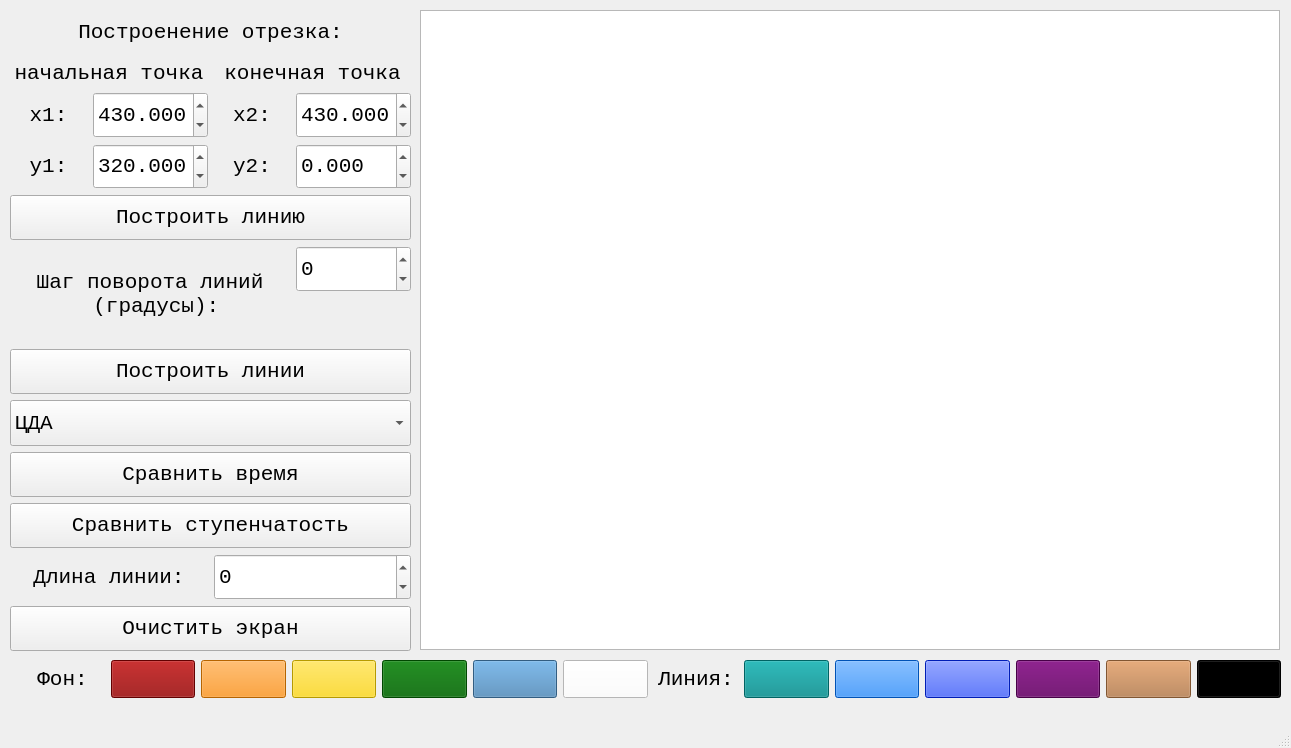
<?xml version="1.0" encoding="UTF-8"?>
<ui version="4.0">
 <class>MainWindow</class>
 <widget class="QMainWindow" name="MainWindow">
  <property name="geometry">
   <rect>
    <x>0</x>
    <y>0</y>
    <width>1291</width>
    <height>748</height>
   </rect>
  </property>
  <property name="windowTitle">
   <string>MainWindow</string>
  </property>
  <widget class="QWidget" name="centralwidget">
   <widget class="QGraphicsView" name="graphicsView">
    <property name="geometry">
     <rect>
      <x>420</x>
      <y>10</y>
      <width>860</width>
      <height>640</height>
     </rect>
    </property>
    <property name="sizePolicy">
     <sizepolicy hsizetype="Fixed" vsizetype="Fixed">
      <horstretch>0</horstretch>
      <verstretch>0</verstretch>
     </sizepolicy>
    </property>
    <property name="minimumSize">
     <size>
      <width>860</width>
      <height>640</height>
     </size>
    </property>
    <property name="maximumSize">
     <size>
      <width>860</width>
      <height>640</height>
     </size>
    </property>
    <property name="font">
     <font>
      <pointsize>16</pointsize>
     </font>
    </property>
    <property name="verticalScrollBarPolicy">
     <enum>Qt::ScrollBarAlwaysOff</enum>
    </property>
    <property name="horizontalScrollBarPolicy">
     <enum>Qt::ScrollBarAlwaysOff</enum>
    </property>
    <property name="interactive">
     <bool>false</bool>
    </property>
    <property name="sceneRect">
     <rectf>
      <x>0.000000000000000</x>
      <y>0.000000000000000</y>
      <width>860.000000000000000</width>
      <height>640.000000000000000</height>
     </rectf>
    </property>
    <property name="alignment">
     <set>Qt::AlignLeading|Qt::AlignLeft|Qt::AlignTop</set>
    </property>
   </widget>
   <widget class="QWidget" name="gridLayoutWidget">
    <property name="geometry">
     <rect>
      <x>10</x>
      <y>10</y>
      <width>401</width>
      <height>641</height>
     </rect>
    </property>
    <property name="font">
     <font>
      <pointsize>16</pointsize>
     </font>
    </property>
    <layout class="QGridLayout" name="gridLayout">
     <item row="3" column="0">
      <widget class="QLabel" name="label_7">
       <property name="font">
        <font>
         <family>Consolas</family>
         <pointsize>16</pointsize>
        </font>
       </property>
       <property name="text">
        <string>y1:</string>
       </property>
       <property name="alignment">
        <set>Qt::AlignCenter</set>
       </property>
      </widget>
     </item>
     <item row="2" column="2">
      <widget class="QLabel" name="label_5">
       <property name="font">
        <font>
         <family>Consolas</family>
         <pointsize>16</pointsize>
        </font>
       </property>
       <property name="text">
        <string>x2:</string>
       </property>
       <property name="alignment">
        <set>Qt::AlignCenter</set>
       </property>
      </widget>
     </item>
     <item row="4" column="0" colspan="4">
      <widget class="QPushButton" name="btnCreateLine">
       <property name="sizePolicy">
        <sizepolicy hsizetype="Minimum" vsizetype="Minimum">
         <horstretch>0</horstretch>
         <verstretch>0</verstretch>
        </sizepolicy>
       </property>
       <property name="font">
        <font>
         <family>Consolas</family>
         <pointsize>16</pointsize>
        </font>
       </property>
       <property name="text">
        <string>Построить линию</string>
       </property>
      </widget>
     </item>
     <item row="8" column="0" colspan="4">
      <widget class="QComboBox" name="comboBox">
       <property name="sizePolicy">
        <sizepolicy hsizetype="Minimum" vsizetype="Minimum">
         <horstretch>0</horstretch>
         <verstretch>0</verstretch>
        </sizepolicy>
       </property>
       <property name="font">
        <font>
         <family>Consolas</family>
         <pointsize>16</pointsize>
        </font>
       </property>
       <item>
        <property name="text">
         <string>ЦДА</string>
        </property>
       </item>
       <item>
        <property name="text">
         <string>Брезенхема (целочисленный)</string>
        </property>
       </item>
       <item>
        <property name="text">
         <string>Брезенхема (действительный)</string>
        </property>
       </item>
       <item>
        <property name="text">
         <string>Брезенхема с устранением ступенчатости</string>
        </property>
       </item>
       <item>
        <property name="text">
         <string>ВУ</string>
        </property>
       </item>
       <item>
        <property name="text">
         <string>Библиотечный</string>
        </property>
       </item>
      </widget>
     </item>
     <item row="7" column="0" colspan="4">
      <widget class="QPushButton" name="btnCreateLines">
       <property name="sizePolicy">
        <sizepolicy hsizetype="Minimum" vsizetype="Minimum">
         <horstretch>0</horstretch>
         <verstretch>0</verstretch>
        </sizepolicy>
       </property>
       <property name="font">
        <font>
         <family>Consolas</family>
         <pointsize>16</pointsize>
        </font>
       </property>
       <property name="text">
        <string>Построить линии</string>
       </property>
      </widget>
     </item>
     <item row="2" column="3">
      <widget class="QDoubleSpinBox" name="dspEndPointX">
       <property name="sizePolicy">
        <sizepolicy hsizetype="Minimum" vsizetype="Minimum">
         <horstretch>0</horstretch>
         <verstretch>0</verstretch>
        </sizepolicy>
       </property>
       <property name="font">
        <font>
         <family>Consolas</family>
         <pointsize>16</pointsize>
        </font>
       </property>
       <property name="decimals">
        <number>3</number>
       </property>
       <property name="minimum">
        <double>-10000000.000000000000000</double>
       </property>
       <property name="maximum">
        <double>10000000.000000000000000</double>
       </property>
       <property name="value">
        <double>430.000000000000000</double>
       </property>
      </widget>
     </item>
     <item row="11" column="2" colspan="2">
      <widget class="QDoubleSpinBox" name="dspLineLenght">
       <property name="sizePolicy">
        <sizepolicy hsizetype="Minimum" vsizetype="Minimum">
         <horstretch>0</horstretch>
         <verstretch>0</verstretch>
        </sizepolicy>
       </property>
       <property name="font">
        <font>
         <family>Consolas</family>
         <pointsize>16</pointsize>
        </font>
       </property>
       <property name="decimals">
        <number>0</number>
       </property>
       <property name="minimum">
        <double>-10000000.000000000000000</double>
       </property>
       <property name="maximum">
        <double>10000000.000000000000000</double>
       </property>
      </widget>
     </item>
     <item row="12" column="0" colspan="4">
      <widget class="QPushButton" name="btnClearScreen">
       <property name="sizePolicy">
        <sizepolicy hsizetype="Minimum" vsizetype="Minimum">
         <horstretch>0</horstretch>
         <verstretch>0</verstretch>
        </sizepolicy>
       </property>
       <property name="font">
        <font>
         <family>Consolas</family>
         <pointsize>16</pointsize>
        </font>
       </property>
       <property name="text">
        <string>Очистить экран</string>
       </property>
      </widget>
     </item>
     <item row="9" column="0" colspan="4">
      <widget class="QPushButton" name="btnTimeStat">
       <property name="sizePolicy">
        <sizepolicy hsizetype="Minimum" vsizetype="Minimum">
         <horstretch>0</horstretch>
         <verstretch>0</verstretch>
        </sizepolicy>
       </property>
       <property name="font">
        <font>
         <family>Consolas</family>
         <pointsize>16</pointsize>
        </font>
       </property>
       <property name="text">
        <string>Сравнить время</string>
       </property>
      </widget>
     </item>
     <item row="0" column="0" colspan="4">
      <widget class="QLabel" name="label">
       <property name="font">
        <font>
         <family>Consolas</family>
         <pointsize>16</pointsize>
        </font>
       </property>
       <property name="text">
        <string>Построенение отрезка:</string>
       </property>
       <property name="alignment">
        <set>Qt::AlignCenter</set>
       </property>
      </widget>
     </item>
     <item row="1" column="0" colspan="2">
      <widget class="QLabel" name="label_2">
       <property name="sizePolicy">
        <sizepolicy hsizetype="Preferred" vsizetype="Fixed">
         <horstretch>0</horstretch>
         <verstretch>0</verstretch>
        </sizepolicy>
       </property>
       <property name="font">
        <font>
         <family>Consolas</family>
         <pointsize>16</pointsize>
        </font>
       </property>
       <property name="text">
        <string>начальная точка</string>
       </property>
       <property name="alignment">
        <set>Qt::AlignCenter</set>
       </property>
      </widget>
     </item>
     <item row="10" column="0" colspan="4">
      <widget class="QPushButton" name="btnSteppingStat">
       <property name="sizePolicy">
        <sizepolicy hsizetype="Minimum" vsizetype="Minimum">
         <horstretch>0</horstretch>
         <verstretch>0</verstretch>
        </sizepolicy>
       </property>
       <property name="font">
        <font>
         <family>Consolas</family>
         <pointsize>16</pointsize>
        </font>
       </property>
       <property name="text">
        <string>Сравнить ступенчатость</string>
       </property>
      </widget>
     </item>
     <item row="3" column="1">
      <widget class="QDoubleSpinBox" name="dspBeginPointY">
       <property name="sizePolicy">
        <sizepolicy hsizetype="Minimum" vsizetype="Minimum">
         <horstretch>0</horstretch>
         <verstretch>0</verstretch>
        </sizepolicy>
       </property>
       <property name="font">
        <font>
         <family>Consolas</family>
         <pointsize>16</pointsize>
        </font>
       </property>
       <property name="decimals">
        <number>3</number>
       </property>
       <property name="minimum">
        <double>-10000000.000000000000000</double>
       </property>
       <property name="maximum">
        <double>10000000.000000000000000</double>
       </property>
       <property name="value">
        <double>320.000000000000000</double>
       </property>
      </widget>
     </item>
     <item row="11" column="0" colspan="2">
      <widget class="QLabel" name="label_10">
       <property name="font">
        <font>
         <family>Consolas</family>
         <pointsize>16</pointsize>
        </font>
       </property>
       <property name="text">
        <string>Длина линии:</string>
       </property>
       <property name="alignment">
        <set>Qt::AlignCenter</set>
       </property>
      </widget>
     </item>
     <item row="2" column="0">
      <widget class="QLabel" name="label_4">
       <property name="font">
        <font>
         <family>Consolas</family>
         <pointsize>16</pointsize>
        </font>
       </property>
       <property name="text">
        <string>x1:</string>
       </property>
       <property name="alignment">
        <set>Qt::AlignCenter</set>
       </property>
      </widget>
     </item>
     <item row="3" column="2">
      <widget class="QLabel" name="label_6">
       <property name="font">
        <font>
         <family>Consolas</family>
         <pointsize>16</pointsize>
        </font>
       </property>
       <property name="text">
        <string>y2:</string>
       </property>
       <property name="alignment">
        <set>Qt::AlignCenter</set>
       </property>
      </widget>
     </item>
     <item row="2" column="1">
      <widget class="QDoubleSpinBox" name="dspBeginPointX">
       <property name="sizePolicy">
        <sizepolicy hsizetype="Minimum" vsizetype="Minimum">
         <horstretch>0</horstretch>
         <verstretch>0</verstretch>
        </sizepolicy>
       </property>
       <property name="font">
        <font>
         <family>Consolas</family>
         <pointsize>16</pointsize>
        </font>
       </property>
       <property name="decimals">
        <number>3</number>
       </property>
       <property name="minimum">
        <double>-10000000.000000000000000</double>
       </property>
       <property name="maximum">
        <double>10000000.000000000000000</double>
       </property>
       <property name="value">
        <double>430.000000000000000</double>
       </property>
      </widget>
     </item>
     <item row="1" column="2" colspan="2">
      <widget class="QLabel" name="label_3">
       <property name="font">
        <font>
         <family>Consolas</family>
         <pointsize>16</pointsize>
        </font>
       </property>
       <property name="text">
        <string>конечная точка</string>
       </property>
       <property name="alignment">
        <set>Qt::AlignCenter</set>
       </property>
      </widget>
     </item>
     <item row="3" column="3">
      <widget class="QDoubleSpinBox" name="dspEndPointY">
       <property name="sizePolicy">
        <sizepolicy hsizetype="Minimum" vsizetype="Minimum">
         <horstretch>0</horstretch>
         <verstretch>0</verstretch>
        </sizepolicy>
       </property>
       <property name="font">
        <font>
         <family>Consolas</family>
         <pointsize>16</pointsize>
        </font>
       </property>
       <property name="decimals">
        <number>3</number>
       </property>
       <property name="minimum">
        <double>-10000000.000000000000000</double>
       </property>
       <property name="maximum">
        <double>10000000.000000000000000</double>
       </property>
       <property name="value">
        <double>0.000000000000000</double>
       </property>
      </widget>
     </item>
     <item row="5" column="3">
      <widget class="QDoubleSpinBox" name="dspAngle">
       <property name="sizePolicy">
        <sizepolicy hsizetype="Minimum" vsizetype="Minimum">
         <horstretch>0</horstretch>
         <verstretch>0</verstretch>
        </sizepolicy>
       </property>
       <property name="font">
        <font>
         <family>Consolas</family>
         <pointsize>16</pointsize>
        </font>
       </property>
       <property name="decimals">
        <number>0</number>
       </property>
       <property name="minimum">
        <double>-10000000.000000000000000</double>
       </property>
       <property name="maximum">
        <double>10000000.000000000000000</double>
       </property>
      </widget>
     </item>
     <item row="5" column="0" rowspan="2" colspan="3">
      <widget class="QLabel" name="label_11">
       <property name="font">
        <font>
         <family>Consolas</family>
         <pointsize>16</pointsize>
        </font>
       </property>
       <property name="text">
        <string>Шаг поворота линий
 (градусы):</string>
       </property>
       <property name="alignment">
        <set>Qt::AlignCenter</set>
       </property>
      </widget>
     </item>
    </layout>
   </widget>
   <widget class="QWidget" name="gridLayoutWidget_2">
    <property name="geometry">
     <rect>
      <x>20</x>
      <y>660</y>
      <width>1261</width>
      <height>38</height>
     </rect>
    </property>
    <property name="font">
     <font>
      <pointsize>16</pointsize>
     </font>
    </property>
    <layout class="QGridLayout" name="gridLayout_2">
     <item row="0" column="2">
      <widget class="QPushButton" name="btnBgColorORANGE">
       <property name="sizePolicy">
        <sizepolicy hsizetype="Minimum" vsizetype="Minimum">
         <horstretch>0</horstretch>
         <verstretch>0</verstretch>
        </sizepolicy>
       </property>
       <property name="font">
        <font>
         <pointsize>16</pointsize>
        </font>
       </property>
       <property name="styleSheet">
        <string notr="true">background-color: rgb(255, 140, 0);</string>
       </property>
       <property name="text">
        <string/>
       </property>
      </widget>
     </item>
     <item row="0" column="15">
      <widget class="QPushButton" name="btnLineColorLIGHTBLUE">
       <property name="sizePolicy">
        <sizepolicy hsizetype="Minimum" vsizetype="Minimum">
         <horstretch>0</horstretch>
         <verstretch>0</verstretch>
        </sizepolicy>
       </property>
       <property name="font">
        <font>
         <pointsize>16</pointsize>
        </font>
       </property>
       <property name="styleSheet">
        <string notr="true">background-color: rgb(180, 120, 70);</string>
       </property>
       <property name="text">
        <string/>
       </property>
      </widget>
     </item>
     <item row="0" column="0">
      <widget class="QLabel" name="label_8">
       <property name="font">
        <font>
         <family>Consolas</family>
         <pointsize>16</pointsize>
        </font>
       </property>
       <property name="text">
        <string>Фон:</string>
       </property>
       <property name="alignment">
        <set>Qt::AlignCenter</set>
       </property>
      </widget>
     </item>
     <item row="0" column="4">
      <widget class="QPushButton" name="btnBgColorGREEN">
       <property name="sizePolicy">
        <sizepolicy hsizetype="Minimum" vsizetype="Minimum">
         <horstretch>0</horstretch>
         <verstretch>0</verstretch>
        </sizepolicy>
       </property>
       <property name="font">
        <font>
         <pointsize>16</pointsize>
        </font>
       </property>
       <property name="styleSheet">
        <string notr="true">background-color: rgb(0, 100, 0);</string>
       </property>
       <property name="text">
        <string/>
       </property>
      </widget>
     </item>
     <item row="0" column="3">
      <widget class="QPushButton" name="btnBgColorYELLOW">
       <property name="sizePolicy">
        <sizepolicy hsizetype="Minimum" vsizetype="Minimum">
         <horstretch>0</horstretch>
         <verstretch>0</verstretch>
        </sizepolicy>
       </property>
       <property name="font">
        <font>
         <pointsize>16</pointsize>
        </font>
       </property>
       <property name="styleSheet">
        <string notr="true">background-color: rgb(255, 215, 0);</string>
       </property>
       <property name="text">
        <string/>
       </property>
      </widget>
     </item>
     <item row="0" column="13">
      <widget class="QPushButton" name="btnLineColorGREEN">
       <property name="sizePolicy">
        <sizepolicy hsizetype="Minimum" vsizetype="Minimum">
         <horstretch>0</horstretch>
         <verstretch>0</verstretch>
        </sizepolicy>
       </property>
       <property name="font">
        <font>
         <pointsize>16</pointsize>
        </font>
       </property>
       <property name="styleSheet">
        <string notr="true">background-color: rgb(100, 0, 100);</string>
       </property>
       <property name="text">
        <string/>
       </property>
      </widget>
     </item>
     <item row="0" column="7">
      <widget class="QLabel" name="label_9">
       <property name="font">
        <font>
         <family>Consolas</family>
         <pointsize>16</pointsize>
        </font>
       </property>
       <property name="text">
        <string>Линия:</string>
       </property>
       <property name="alignment">
        <set>Qt::AlignCenter</set>
       </property>
      </widget>
     </item>
     <item row="0" column="11">
      <widget class="QPushButton" name="btnLineColorYELLOW">
       <property name="sizePolicy">
        <sizepolicy hsizetype="Minimum" vsizetype="Minimum">
         <horstretch>0</horstretch>
         <verstretch>0</verstretch>
        </sizepolicy>
       </property>
       <property name="font">
        <font>
         <pointsize>16</pointsize>
        </font>
       </property>
       <property name="styleSheet">
        <string notr="true">background-color: rgb(0, 40, 255);</string>
       </property>
       <property name="text">
        <string/>
       </property>
      </widget>
     </item>
     <item row="0" column="5">
      <widget class="QPushButton" name="btnBgColorLIGHTBLUE">
       <property name="sizePolicy">
        <sizepolicy hsizetype="Minimum" vsizetype="Minimum">
         <horstretch>0</horstretch>
         <verstretch>0</verstretch>
        </sizepolicy>
       </property>
       <property name="font">
        <font>
         <pointsize>16</pointsize>
        </font>
       </property>
       <property name="styleSheet">
        <string notr="true">background-color: rgb(70, 130, 180);</string>
       </property>
       <property name="text">
        <string/>
       </property>
      </widget>
     </item>
     <item row="0" column="1">
      <widget class="QPushButton" name="btnBgColorRED">
       <property name="sizePolicy">
        <sizepolicy hsizetype="Minimum" vsizetype="Minimum">
         <horstretch>0</horstretch>
         <verstretch>0</verstretch>
        </sizepolicy>
       </property>
       <property name="font">
        <font>
         <pointsize>16</pointsize>
        </font>
       </property>
       <property name="styleSheet">
        <string notr="true">background-color: rgb(139, 0, 0);</string>
       </property>
       <property name="text">
        <string/>
       </property>
      </widget>
     </item>
     <item row="0" column="6">
      <widget class="QPushButton" name="btnBgColorWHITE">
       <property name="sizePolicy">
        <sizepolicy hsizetype="Minimum" vsizetype="Minimum">
         <horstretch>0</horstretch>
         <verstretch>0</verstretch>
        </sizepolicy>
       </property>
       <property name="font">
        <font>
         <pointsize>16</pointsize>
        </font>
       </property>
       <property name="styleSheet">
        <string notr="true">background-color: rgb(255, 255, 255);</string>
       </property>
       <property name="text">
        <string/>
       </property>
      </widget>
     </item>
     <item row="0" column="9">
      <widget class="QPushButton" name="btnLineColorORANGE">
       <property name="sizePolicy">
        <sizepolicy hsizetype="Minimum" vsizetype="Minimum">
         <horstretch>0</horstretch>
         <verstretch>0</verstretch>
        </sizepolicy>
       </property>
       <property name="font">
        <font>
         <pointsize>16</pointsize>
        </font>
       </property>
       <property name="styleSheet">
        <string notr="true">background-color: rgb(0, 115, 255);</string>
       </property>
       <property name="text">
        <string/>
       </property>
      </widget>
     </item>
     <item row="0" column="8">
      <widget class="QPushButton" name="btnLineColorRED">
       <property name="sizePolicy">
        <sizepolicy hsizetype="Minimum" vsizetype="Minimum">
         <horstretch>0</horstretch>
         <verstretch>0</verstretch>
        </sizepolicy>
       </property>
       <property name="font">
        <font>
         <pointsize>16</pointsize>
        </font>
       </property>
       <property name="styleSheet">
        <string notr="true">background-color: rgb(0, 139, 139);</string>
       </property>
       <property name="text">
        <string/>
       </property>
      </widget>
     </item>
     <item row="0" column="16">
      <widget class="QPushButton" name="btnLineColorBLACK">
       <property name="sizePolicy">
        <sizepolicy hsizetype="Minimum" vsizetype="Minimum">
         <horstretch>0</horstretch>
         <verstretch>0</verstretch>
        </sizepolicy>
       </property>
       <property name="font">
        <font>
         <pointsize>16</pointsize>
        </font>
       </property>
       <property name="styleSheet">
        <string notr="true">background-color: rgb(0, 0, 0);</string>
       </property>
       <property name="text">
        <string/>
       </property>
      </widget>
     </item>
    </layout>
   </widget>
  </widget>
  <widget class="QMenuBar" name="menubar">
   <property name="geometry">
    <rect>
     <x>0</x>
     <y>0</y>
     <width>1291</width>
     <height>21</height>
    </rect>
   </property>
  </widget>
  <widget class="QStatusBar" name="statusbar"/>
 </widget>
 <resources/>
 <connections/>
</ui>
